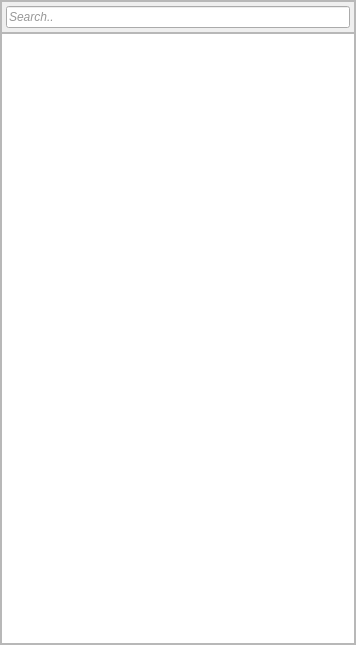
<?xml version="1.0" encoding="UTF-8"?>
<ui version="4.0">
 <class>WorkspaceManage</class>
 <widget class="QFrame" name="WorkspaceManage">
  <property name="geometry">
   <rect>
    <x>0</x>
    <y>0</y>
    <width>356</width>
    <height>645</height>
   </rect>
  </property>
  <property name="windowTitle">
   <string>Frame</string>
  </property>
  <property name="frameShape">
   <enum>QFrame::StyledPanel</enum>
  </property>
  <property name="frameShadow">
   <enum>QFrame::Raised</enum>
  </property>
  <layout class="QVBoxLayout" name="verticalLayout">
   <property name="spacing">
    <number>0</number>
   </property>
   <property name="leftMargin">
    <number>0</number>
   </property>
   <property name="topMargin">
    <number>0</number>
   </property>
   <property name="rightMargin">
    <number>0</number>
   </property>
   <property name="bottomMargin">
    <number>0</number>
   </property>
   <item>
    <widget class="QFrame" name="searchframe">
     <property name="sizePolicy">
      <sizepolicy hsizetype="Preferred" vsizetype="Preferred">
       <horstretch>0</horstretch>
       <verstretch>0</verstretch>
      </sizepolicy>
     </property>
     <property name="maximumSize">
      <size>
       <width>16777215</width>
       <height>16777215</height>
      </size>
     </property>
     <property name="frameShape">
      <enum>QFrame::StyledPanel</enum>
     </property>
     <property name="frameShadow">
      <enum>QFrame::Sunken</enum>
     </property>
     <layout class="QHBoxLayout" name="horizontalLayout">
      <property name="leftMargin">
       <number>4</number>
      </property>
      <property name="topMargin">
       <number>4</number>
      </property>
      <property name="rightMargin">
       <number>4</number>
      </property>
      <property name="bottomMargin">
       <number>4</number>
      </property>
      <item>
       <widget class="QLineEdit" name="searchEdit">
        <property name="font">
         <font>
          <family>Arial</family>
          <italic>true</italic>
         </font>
        </property>
        <property name="styleSheet">
         <string notr="true">color: rgb(152, 152, 152);</string>
        </property>
        <property name="text">
         <string>Search..</string>
        </property>
       </widget>
      </item>
     </layout>
    </widget>
   </item>
   <item>
    <widget class="QTreeView" name="workspace">
     <property name="minimumSize">
      <size>
       <width>250</width>
       <height>0</height>
      </size>
     </property>
     <property name="maximumSize">
      <size>
       <width>16777215</width>
       <height>16777215</height>
      </size>
     </property>
     <property name="font">
      <font>
       <weight>50</weight>
       <bold>false</bold>
      </font>
     </property>
     <property name="showDropIndicator" stdset="0">
      <bool>true</bool>
     </property>
     <property name="rootIsDecorated">
      <bool>false</bool>
     </property>
    </widget>
   </item>
  </layout>
  <action name="actionTaskNew">
   <property name="text">
    <string>New Task</string>
   </property>
  </action>
  <action name="actionTaskDelete">
   <property name="text">
    <string>Delete Task</string>
   </property>
  </action>
  <action name="actionTaskSetActive">
   <property name="text">
    <string>Set Task Active</string>
   </property>
  </action>
  <action name="actionTaskRename">
   <property name="text">
    <string>Rename</string>
   </property>
  </action>
 </widget>
 <resources/>
 <connections/>
</ui>
